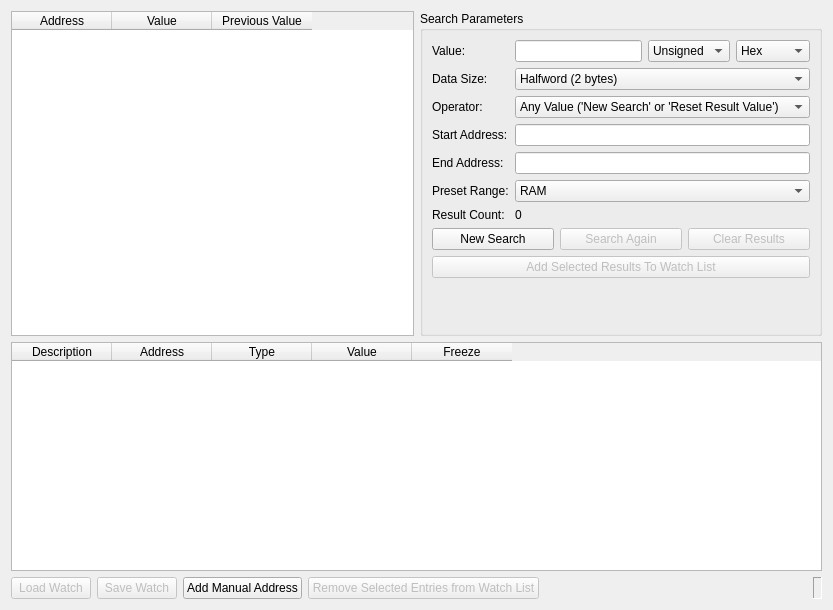
<?xml version="1.0" encoding="UTF-8"?>
<ui version="4.0">
 <class>MemoryScannerWindow</class>
 <widget class="QWidget" name="MemoryScannerWindow">
  <property name="geometry">
   <rect>
    <x>0</x>
    <y>0</y>
    <width>833</width>
    <height>610</height>
   </rect>
  </property>
  <property name="windowTitle">
   <string>Memory Scanner</string>
  </property>
  <property name="windowIcon">
   <iconset>
    <normaloff>:/icons/duck.png</normaloff>:/icons/duck.png</iconset>
  </property>
  <layout class="QGridLayout" name="gridLayout_3">
   <item row="0" column="0">
    <widget class="QTableWidget" name="scanTable">
     <property name="alternatingRowColors">
      <bool>true</bool>
     </property>
     <property name="selectionMode">
      <enum>QAbstractItemView::SelectionMode::ContiguousSelection</enum>
     </property>
     <property name="selectionBehavior">
      <enum>QAbstractItemView::SelectionBehavior::SelectRows</enum>
     </property>
     <property name="showGrid">
      <bool>false</bool>
     </property>
     <property name="sortingEnabled">
      <bool>true</bool>
     </property>
     <attribute name="horizontalHeaderHighlightSections">
      <bool>false</bool>
     </attribute>
     <attribute name="verticalHeaderVisible">
      <bool>false</bool>
     </attribute>
     <column>
      <property name="text">
       <string>Address</string>
      </property>
     </column>
     <column>
      <property name="text">
       <string>Value</string>
      </property>
     </column>
     <column>
      <property name="text">
       <string>Previous Value</string>
      </property>
     </column>
    </widget>
   </item>
   <item row="0" column="1">
    <widget class="QGroupBox" name="groupBox_2">
     <property name="title">
      <string>Search Parameters</string>
     </property>
     <layout class="QFormLayout" name="formLayout">
      <item row="0" column="0">
       <widget class="QLabel" name="label">
        <property name="text">
         <string>Value:</string>
        </property>
       </widget>
      </item>
      <item row="0" column="1">
       <layout class="QHBoxLayout" name="horizontalLayout_2">
        <item>
         <widget class="QLineEdit" name="scanValue"/>
        </item>
        <item>
         <widget class="QComboBox" name="scanValueSigned">
          <property name="currentIndex">
           <number>1</number>
          </property>
          <item>
           <property name="text">
            <string>Signed</string>
           </property>
          </item>
          <item>
           <property name="text">
            <string>Unsigned</string>
           </property>
          </item>
         </widget>
        </item>
        <item>
         <widget class="QComboBox" name="scanValueBase">
          <property name="currentIndex">
           <number>1</number>
          </property>
          <item>
           <property name="text">
            <string>Decimal</string>
           </property>
          </item>
          <item>
           <property name="text">
            <string>Hex</string>
           </property>
          </item>
         </widget>
        </item>
       </layout>
      </item>
      <item row="2" column="0">
       <widget class="QLabel" name="label_3">
        <property name="text">
         <string>Data Size:</string>
        </property>
       </widget>
      </item>
      <item row="2" column="1">
       <widget class="QComboBox" name="scanSize">
        <property name="currentIndex">
         <number>1</number>
        </property>
        <item>
         <property name="text">
          <string>Byte (1 byte)</string>
         </property>
        </item>
        <item>
         <property name="text">
          <string>Halfword (2 bytes)</string>
         </property>
        </item>
        <item>
         <property name="text">
          <string>Word (4 bytes)</string>
         </property>
        </item>
       </widget>
      </item>
      <item row="4" column="0">
       <widget class="QLabel" name="label_2">
        <property name="text">
         <string>Operator:</string>
        </property>
       </widget>
      </item>
      <item row="4" column="1">
       <widget class="QComboBox" name="scanOperator">
        <item>
         <property name="text">
          <string>Any Value ('New Search' or 'Reset Result Value')</string>
         </property>
        </item>
        <item>
         <property name="text">
          <string>Less Than Previous Result</string>
         </property>
        </item>
        <item>
         <property name="text">
          <string>Less or Equal to Previous Result</string>
         </property>
        </item>
        <item>
         <property name="text">
          <string>Greater Than Previous Result</string>
         </property>
        </item>
        <item>
         <property name="text">
          <string>Greater or Equal to Previous Result</string>
         </property>
        </item>
        <item>
         <property name="text">
          <string>Not Equal to Previous Result (Changed Value)</string>
         </property>
        </item>
        <item>
         <property name="text">
          <string>Equal to Previous Result (Unchanged Value)</string>
         </property>
        </item>
        <item>
         <property name="text">
          <string>Decreased By Value</string>
         </property>
        </item>
        <item>
         <property name="text">
          <string>Increased By Value</string>
         </property>
        </item>
        <item>
         <property name="text">
          <string>Changed By Value</string>
         </property>
        </item>
        <item>
         <property name="text">
          <string>Equal to Value</string>
         </property>
        </item>
        <item>
         <property name="text">
          <string>Not Equal to Value</string>
         </property>
        </item>
        <item>
         <property name="text">
          <string>Less Than Value</string>
         </property>
        </item>
        <item>
         <property name="text">
          <string>Less or Equal to Value</string>
         </property>
        </item>
        <item>
         <property name="text">
          <string>Greater Than Value</string>
         </property>
        </item>
        <item>
         <property name="text">
          <string>Greater or Equal to Value</string>
         </property>
        </item>
       </widget>
      </item>
      <item row="5" column="0">
       <widget class="QLabel" name="label_4">
        <property name="text">
         <string>Start Address:</string>
        </property>
       </widget>
      </item>
      <item row="5" column="1">
       <widget class="QLineEdit" name="scanStartAddress"/>
      </item>
      <item row="6" column="0">
       <widget class="QLabel" name="label_5">
        <property name="text">
         <string>End Address:</string>
        </property>
       </widget>
      </item>
      <item row="6" column="1">
       <widget class="QLineEdit" name="scanEndAddress"/>
      </item>
      <item row="7" column="0">
       <widget class="QLabel" name="label_6">
        <property name="text">
         <string>Preset Range:</string>
        </property>
       </widget>
      </item>
      <item row="7" column="1">
       <widget class="QComboBox" name="scanPresetRange">
        <item>
         <property name="text">
          <string>RAM</string>
         </property>
        </item>
        <item>
         <property name="text">
          <string>Scratchpad</string>
         </property>
        </item>
        <item>
         <property name="text">
          <string>BIOS</string>
         </property>
        </item>
       </widget>
      </item>
      <item row="8" column="0">
       <widget class="QLabel" name="label_7">
        <property name="text">
         <string>Result Count:</string>
        </property>
       </widget>
      </item>
      <item row="8" column="1">
       <widget class="QLabel" name="scanResultCount">
        <property name="text">
         <string>0</string>
        </property>
       </widget>
      </item>
      <item row="9" column="0" colspan="2">
       <layout class="QHBoxLayout" name="horizontalLayout_3">
        <item>
         <widget class="QPushButton" name="scanNewSearch">
          <property name="text">
           <string>New Search</string>
          </property>
         </widget>
        </item>
        <item>
         <widget class="QPushButton" name="scanSearchAgain">
          <property name="enabled">
           <bool>false</bool>
          </property>
          <property name="text">
           <string>Search Again</string>
          </property>
         </widget>
        </item>
        <item>
         <widget class="QPushButton" name="scanResetSearch">
          <property name="enabled">
           <bool>false</bool>
          </property>
          <property name="text">
           <string>Clear Results</string>
          </property>
         </widget>
        </item>
       </layout>
      </item>
      <item row="10" column="0" colspan="2">
       <widget class="QPushButton" name="scanAddWatch">
        <property name="enabled">
         <bool>false</bool>
        </property>
        <property name="text">
         <string>Add Selected Results To Watch List</string>
        </property>
       </widget>
      </item>
      <item row="11" column="0" colspan="2">
       <spacer name="verticalSpacer">
        <property name="orientation">
         <enum>Qt::Orientation::Vertical</enum>
        </property>
        <property name="sizeHint" stdset="0">
         <size>
          <width>20</width>
          <height>40</height>
         </size>
        </property>
       </spacer>
      </item>
     </layout>
    </widget>
   </item>
   <item row="1" column="0" colspan="2">
    <layout class="QGridLayout" name="gridLayout_4">
     <item row="0" column="0">
      <widget class="QTableWidget" name="watchTable">
       <property name="alternatingRowColors">
        <bool>true</bool>
       </property>
       <property name="selectionMode">
        <enum>QAbstractItemView::SelectionMode::ContiguousSelection</enum>
       </property>
       <property name="selectionBehavior">
        <enum>QAbstractItemView::SelectionBehavior::SelectRows</enum>
       </property>
       <property name="showGrid">
        <bool>false</bool>
       </property>
       <property name="sortingEnabled">
        <bool>true</bool>
       </property>
       <attribute name="horizontalHeaderHighlightSections">
        <bool>false</bool>
       </attribute>
       <attribute name="verticalHeaderVisible">
        <bool>false</bool>
       </attribute>
       <column>
        <property name="text">
         <string>Description</string>
        </property>
       </column>
       <column>
        <property name="text">
         <string>Address</string>
        </property>
       </column>
       <column>
        <property name="text">
         <string>Type</string>
        </property>
       </column>
       <column>
        <property name="text">
         <string>Value</string>
        </property>
       </column>
       <column>
        <property name="text">
         <string>Freeze</string>
        </property>
       </column>
      </widget>
     </item>
     <item row="1" column="0">
      <layout class="QHBoxLayout" name="horizontalLayout_4">
       <item>
        <widget class="QPushButton" name="scanLoadWatch">
         <property name="enabled">
          <bool>false</bool>
         </property>
         <property name="visible">
          <bool>false</bool>
         </property>
         <property name="text">
          <string>Load Watch</string>
         </property>
        </widget>
       </item>
       <item>
        <widget class="QPushButton" name="scanSaveWatch">
         <property name="enabled">
          <bool>false</bool>
         </property>
         <property name="visible">
          <bool>false</bool>
         </property>
         <property name="text">
          <string>Save Watch</string>
         </property>
        </widget>
       </item>
       <item>
        <widget class="QPushButton" name="scanAddManualAddress">
         <property name="text">
          <string>Add Manual Address</string>
         </property>
        </widget>
       </item>
       <item>
        <widget class="QPushButton" name="scanRemoveWatch">
         <property name="enabled">
          <bool>false</bool>
         </property>
         <property name="text">
          <string>Remove Selected Entries from Watch List</string>
         </property>
        </widget>
       </item>
       <item>
        <spacer name="horizontalSpacer_2">
         <property name="orientation">
          <enum>Qt::Orientation::Horizontal</enum>
         </property>
         <property name="sizeHint" stdset="0">
          <size>
           <width>40</width>
           <height>20</height>
          </size>
         </property>
        </spacer>
       </item>
       <item>
        <widget class="QLabel" name="cheatEngineAddress">
         <property name="frameShape">
          <enum>QFrame::Shape::Panel</enum>
         </property>
         <property name="frameShadow">
          <enum>QFrame::Shadow::Sunken</enum>
         </property>
         <property name="text">
          <string/>
         </property>
         <property name="textFormat">
          <enum>Qt::TextFormat::PlainText</enum>
         </property>
         <property name="alignment">
          <set>Qt::AlignmentFlag::AlignRight|Qt::AlignmentFlag::AlignTrailing|Qt::AlignmentFlag::AlignVCenter</set>
         </property>
         <property name="textInteractionFlags">
          <set>Qt::TextInteractionFlag::LinksAccessibleByMouse|Qt::TextInteractionFlag::TextEditable|Qt::TextInteractionFlag::TextEditorInteraction|Qt::TextInteractionFlag::TextSelectableByKeyboard|Qt::TextInteractionFlag::TextSelectableByMouse</set>
         </property>
        </widget>
       </item>
      </layout>
     </item>
    </layout>
   </item>
  </layout>
 </widget>
 <resources/>
 <connections/>
</ui>
